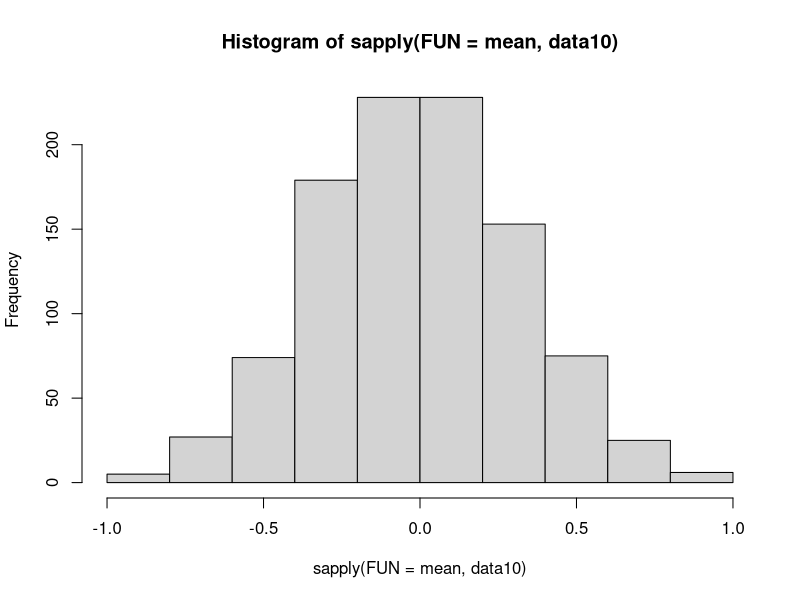
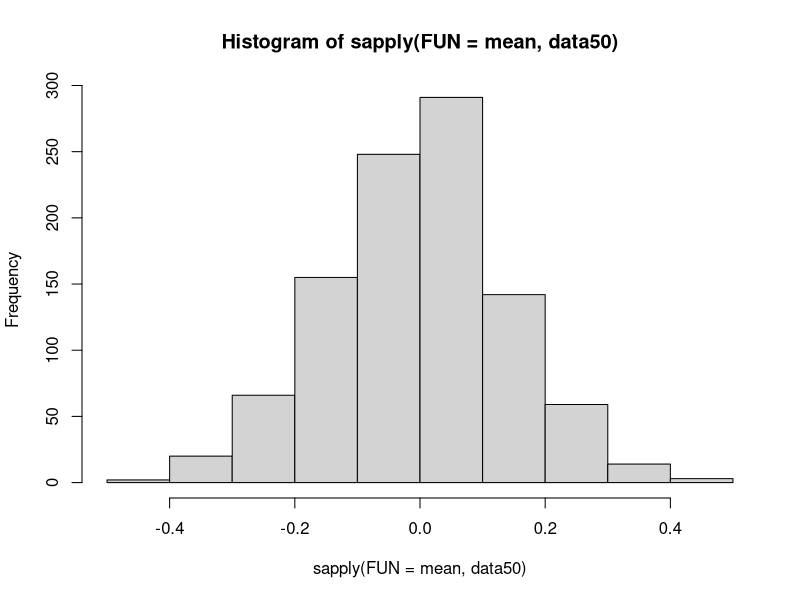
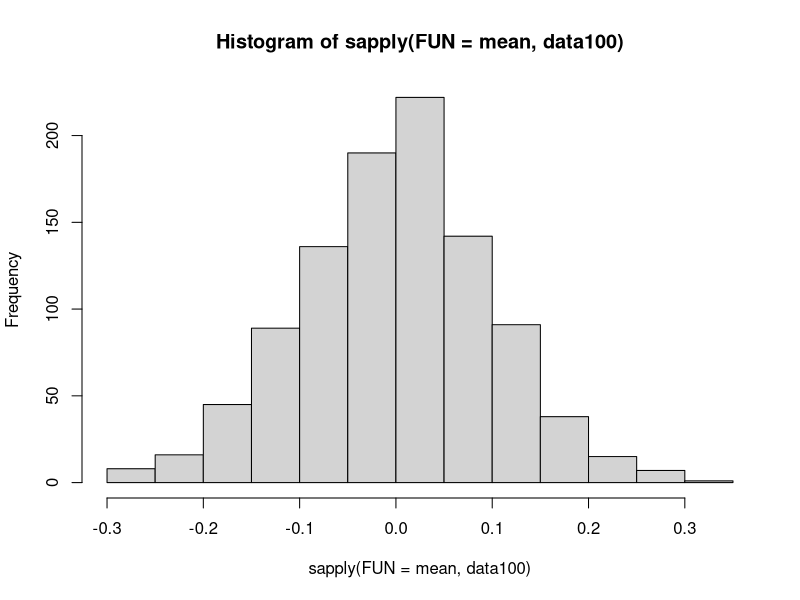
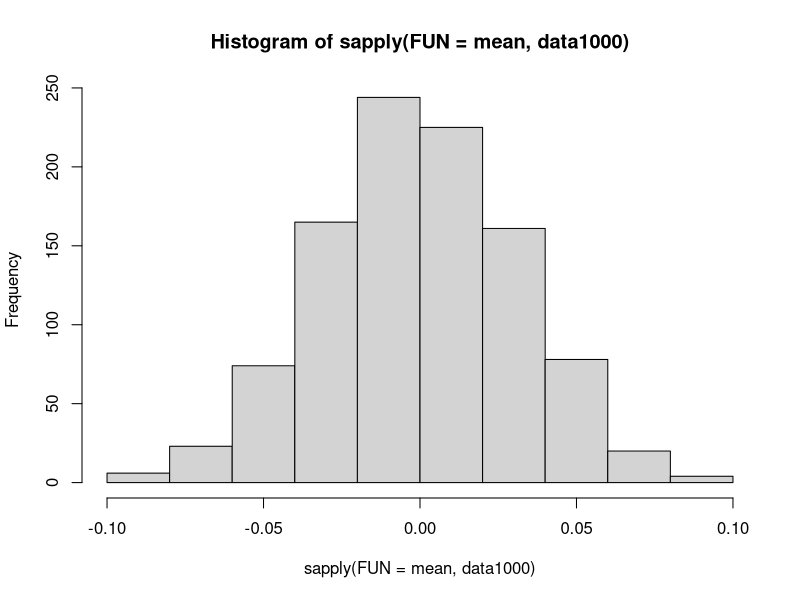
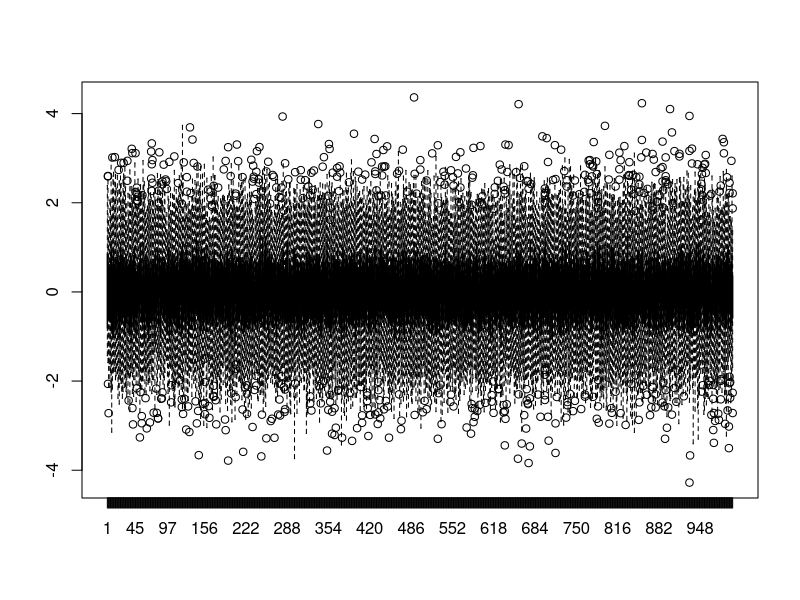

Write the R code that produced these figures, in order.
ns <- c(10, 50, 100, 1000)
generate <- function(n, k) {
  res <- list(rep(NA, n), k)
  for (i in seq(1,k)) {
    res[i] <- list(rnorm(n))
  }
  res
}

data10 <- generate(10, 1000)
data50 <- generate(50, 1000)
data100 <- generate(100, 1000)
data1000 <- generate(1000, 1000)
data <- list(data10, data50, data100, data1000)

hist(sapply(FUN=mean, data10))
hist(sapply(FUN=mean, data50))
hist(sapply(FUN=mean, data100))
hist(sapply(FUN=mean, data1000))

boxplot(data50, data100)